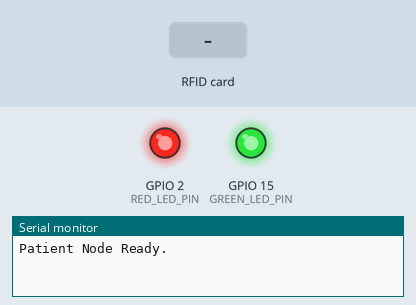
The sketch below on a simulated ESP32. Shown: output pins drawn as LEDs (lit = HIGH), the last lines printed to the serial monitor. Inputs (shaded band) come from the test bench. The local clock reads 2024-03-15 10:24:30 at power-on unless the sketch sets it.

Above: at 1.2 s.
1.3 s: RFID card 5E 7A 19 C4 held to the reader
At 1.7 s:
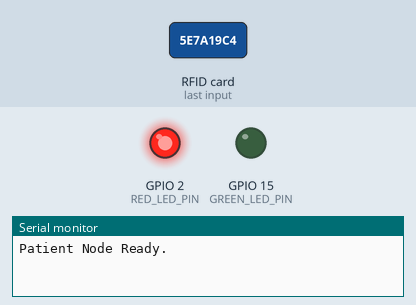
3.3 s: RFID card 5E 7A 19 C4 held to the reader
At 3.7 s:
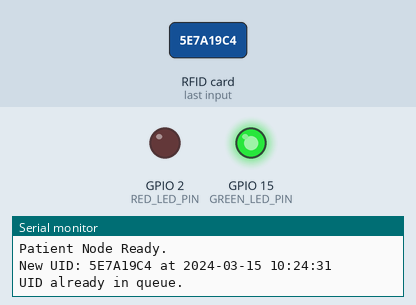
Timing chart, 0 to 6.3 s (numbered marks = the images above; inputs shaded):
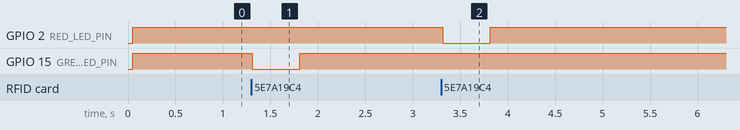

The sketch:

RFID_PATIENT_NODE_WITH_COMMUNICATION.ino
```cpp
// PatientNode.ino
#include <SPI.h>
#include <MFRC522.h>
#include <Wire.h>
#include "RTClib.h"
#include <esp_now.h>
#include <WiFi.h>
#include <map>

#define RST_PIN 5
#define SS_PIN 4
#define GREEN_LED_PIN 15
#define RED_LED_PIN 2

MFRC522 mfrc522(SS_PIN, RST_PIN);
RTC_DS3231 rtc;

typedef struct {
  char uid[20];
  char timestamp[30];
} QueueItem;

std::map<String, String> queueMap;

uint8_t doctorAddress[] = {0x24, 0x6F, 0x28, 0xAB, 0xCD, 0xEF}; // Replace with actual MAC

void sendQueueToDoctor() {
  for (auto &entry : queueMap) {
    QueueItem item;
    strncpy(item.uid, entry.first.c_str(), sizeof(item.uid));
    strncpy(item.timestamp, entry.second.c_str(), sizeof(item.timestamp));
    esp_now_send(doctorAddress, (uint8_t *)&item, sizeof(item));
  }
}

String getCurrentTimestamp() {
  DateTime now = rtc.now();
  char buf[30];
  sprintf(buf, "%04d-%02d-%02d %02d:%02d:%02d", now.year(), now.month(), now.day(), now.hour(), now.minute(), now.second());
  return String(buf);
}

void setup() {
  Serial.begin(115200);
  SPI.begin();
  mfrc522.PCD_Init();

  pinMode(GREEN_LED_PIN, OUTPUT);
  pinMode(RED_LED_PIN, OUTPUT);
  digitalWrite(GREEN_LED_PIN, HIGH);
  digitalWrite(RED_LED_PIN, HIGH);

  Wire.begin();
  rtc.begin();

  WiFi.mode(WIFI_STA);
  if (esp_now_init() != ESP_OK) {
    Serial.println("Error initializing ESP-NOW");
    return;
  }

  esp_now_peer_info_t peerInfo = {};
  memcpy(peerInfo.peer_addr, doctorAddress, 6);
  peerInfo.channel = 0;
  peerInfo.encrypt = false;

  if (esp_now_add_peer(&peerInfo) != ESP_OK) {
    Serial.println("Failed to add peer");
  }

  Serial.println("Patient Node Ready.");
}

void loop() {
  if (!mfrc522.PICC_IsNewCardPresent() || !mfrc522.PICC_ReadCardSerial()) return;

  String uid = "";
  for (byte i = 0; i < mfrc522.uid.size; i++) {
    uid += String(mfrc522.uid.uidByte[i] < 0x10 ? "0" : "") + String(mfrc522.uid.uidByte[i], HEX);
  }
  uid.toUpperCase();

  if (queueMap.count(uid) == 0) {
    String timestamp = getCurrentTimestamp();
    queueMap[uid] = timestamp;

    blinkLED(GREEN_LED_PIN);
    Serial.printf("New UID: %s at %s\n", uid.c_str(), timestamp.c_str());
    sendQueueToDoctor();
  } else {
    Serial.println("UID already in queue.");
    blinkLED(RED_LED_PIN);
  }

  mfrc522.PICC_HaltA();
  mfrc522.PCD_StopCrypto1();
  delay(1000);
}

void blinkLED(int pin) {
  digitalWrite(pin, LOW);
  delay(500);
  digitalWrite(pin, HIGH);
}
```

Measured:
- after the input at 1.3 s, GPIO 15 (GREEN_LED_PIN): HIGH → LOW at once, → HIGH 0.50 s later
- after the input at 3.3 s, GPIO 2 (RED_LED_PIN): HIGH → LOW at once, → HIGH 0.50 s later
